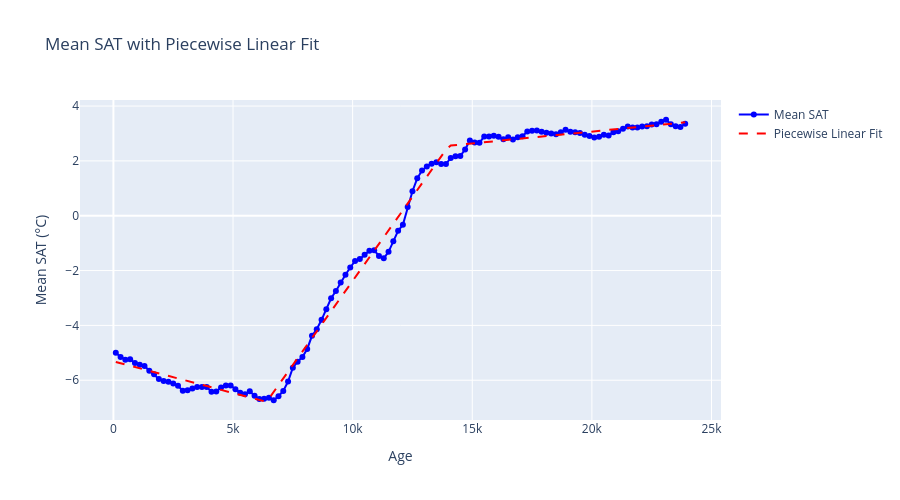

This figure's notebook cell:
### Markdown cell above
# Fit the data using lines

### Code cell
import numpy as np
import xarray as xr
import pandas as pd
import plotly.graph_objects as go
from scipy.optimize import curve_fit

# Read the data
ds_sat = xr.open_dataset('LGMR_data/ds_sat_flipped.nc')
# Calculate the spatial mean of SAT across latitude and longitude
sat_mean = ds_sat['sat'].mean(dim=['lat', 'lon']).values
age = ds_sat['age'].values

# Define the piecewise linear function with two break points.
# We reparameterize the second breakpoint as x_break2 = x_break1 + delta, ensuring delta > 0.
def piecewise_linear(x, b, m1, m2, m3, x_break1, delta):
    x_break2 = x_break1 + delta
    return np.piecewise(x,
                        [x < x_break1,
                         (x >= x_break1) & (x < x_break2),
                         x >= x_break2],
                        [lambda x: m1 * x + b,
                         lambda x: m2 * x + (m1 * x_break1 + b - m2 * x_break1),
                         lambda x: m3 * x + (m2 * delta + m1 * x_break1 + b - m3 * (x_break1 + delta))])

# Provide initial guesses for the parameters.
# b: intercept for the first segment, m1: slope of first segment, m2: slope of second, m3: slope of third.
# x_break1 is initially set to roughly one-third of the age range, and x_break2 (via delta) is set to roughly two-thirds.
b0 = sat_mean[0]
m1_0 = (sat_mean[1] - sat_mean[0]) / (age[1] - age[0])
m3_0 = (sat_mean[-1] - sat_mean[-2]) / (age[-1] - age[-2])
m2_0 = (m1_0 + m3_0) / 2
x_break1_0 = age[len(age) // 3]
x_break2_0 = age[2 * len(age) // 3]
delta0 = x_break2_0 - x_break1_0

initial_guess = [b0, m1_0, m2_0, m3_0, x_break1_0, delta0]

# Set bounds.
# We require delta > 0 and x_break1 within the age range.
bounds_lower = [-np.inf, -np.inf, -np.inf, -np.inf, age[0], 1e-6]
bounds_upper = [np.inf, np.inf, np.inf, np.inf, age[-1], age[-1] - age[0]]

# Fit the piecewise linear model to the data.
params, _ = curve_fit(piecewise_linear, age, sat_mean, p0=initial_guess, bounds=(bounds_lower, bounds_upper))

# Generate fitted values using the obtained parameters.
sat_fit_piecewise = piecewise_linear(age, *params)

# Plot the original mean SAT and the piecewise linear fit using Plotly.
fig = go.Figure()

fig.add_trace(go.Scatter(x=age, y=sat_mean,
                         mode='lines+markers',
                         name='Mean SAT',
                         line=dict(color='blue')))

fig.add_trace(go.Scatter(x=age, y=sat_fit_piecewise,
                         mode='lines',
                         name='Piecewise Linear Fit',
                         line=dict(color='red', dash='dash')))

fig.update_layout(
    title='Mean SAT with Piecewise Linear Fit',
    xaxis_title='Age',
    yaxis_title='Mean SAT (°C)',
    width=900,
    height=500
)

fig.show()

# Combine the fitted values into a DataFrame if needed.
df_fit = pd.DataFrame({'age': age, 'sat_fit': sat_fit_piecewise})

### Figure 1 — Plotly figure (JSON) as saved in the notebook; plotly's stock layout.template omitted (floating-point values rounded to 4 significant figures)
{"data": [{"line": {"color": "blue"}, "mode": "lines+markers", "name": "Mean SAT", "type": "scatter", "x": [100, 300, 500, 700, 900, 1100, 1300, 1500, 1700, 1900, 2100, 2300, 2500, 2700, 2900, 3100, 3300, 3500, 3700, 3900, 4100, 4300, 4500, 4700, 4900, 5100, 5300, 5500, 5700, 5900, 6100, 6300, 6500, 6700, 6900, 7100, 7300, 7500, 7700, 7900, 8100, 8300, 8500, 8700, 8900, 9100, 9300, 9500, 9700, 9900, 10100, 10300, 10500, 10700, 10900, 11100, 11300, 11500, 11700, 11900, 12100, 12300, 12500, 12700, 12900, 13100, 13300, 13500, 13700, 13900, 14100, 14300, 14500, 14700, 14900, 15100, 15300, 15500, 15700, 15900, 16100, 16300, 16500, 16700, 16900, 17100, 17300, 17500, 17700, 17900, 18100, 18300, 18500, 18700, 18900, 19100, 19300, 19500, 19700, 19900, 20100, 20300, 20500, 20700, 20900, 21100, 21300, 21500, 21700, 21900, 22100, 22300, 22500, 22700, 22900, 23100, 23300, 23500, 23700, 23900], "y": [-4.998, -5.148, -5.252, -5.232, -5.375, -5.437, -5.481, -5.652, -5.786, -5.952, -6.03, -6.059, -6.12, -6.202, -6.385, -6.369, -6.306, -6.244, -6.243, -6.25, -6.417, -6.415, -6.265, -6.193, -6.189, -6.324, -6.456, -6.515, -6.399, -6.565, -6.682, -6.677, -6.641, -6.73, -6.583, -6.392, -6.046, -5.545, -5.322, -5.154, -4.859, -4.381, -4.143, -3.796, -3.411, -3.012, -2.746, -2.438, -2.155, -1.889, -1.651, -1.581, -1.421, -1.279, -1.261, -1.465, -1.555, -1.316, -0.9335, -0.549, -0.3338, 0.316, 0.8933, 1.363, 1.653, 1.795, 1.896, 1.953, 1.883, 1.887, 2.107, 2.173, 2.179, 2.417, 2.741, 2.675, 2.666, 2.888, 2.894, 2.912, 2.877, 2.787, 2.859, 2.778, 2.867, 2.9, 3.069, 3.101, 3.107, 3.062, 3.029, 2.997, 2.968, 3.046, 3.132, 3.067, 3.048, 3.018, 2.954, 2.905, 2.857, 2.876, 2.949, 2.925, 3.045, 3.077, 3.17, 3.257, 3.218, 3.214, 3.252, 3.267, 3.331, 3.34, 3.429, 3.5, 3.335, 3.26, 3.235, 3.356]}, {"line": {"color": "red", "dash": "dash"}, "mode": "lines", "name": "Piecewise Linear Fit", "type": "scatter", "x": [100, 300, 500, 700, 900, 1100, 1300, 1500, 1700, 1900, 2100, 2300, 2500, 2700, 2900, 3100, 3300, 3500, 3700, 3900, 4100, 4300, 4500, 4700, 4900, 5100, 5300, 5500, 5700, 5900, 6100, 6300, 6500, 6700, 6900, 7100, 7300, 7500, 7700, 7900, 8100, 8300, 8500, 8700, 8900, 9100, 9300, 9500, 9700, 9900, 10100, 10300, 10500, 10700, 10900, 11100, 11300, 11500, 11700, 11900, 12100, 12300, 12500, 12700, 12900, 13100, 13300, 13500, 13700, 13900, 14100, 14300, 14500, 14700, 14900, 15100, 15300, 15500, 15700, 15900, 16100, 16300, 16500, 16700, 16900, 17100, 17300, 17500, 17700, 17900, 18100, 18300, 18500, 18700, 18900, 19100, 19300, 19500, 19700, 19900, 20100, 20300, 20500, 20700, 20900, 21100, 21300, 21500, 21700, 21900, 22100, 22300, 22500, 22700, 22900, 23100, 23300, 23500, 23700, 23900], "y": [-5.334, -5.38, -5.427, -5.473, -5.519, -5.565, -5.611, -5.658, -5.704, -5.75, -5.796, -5.843, -5.889, -5.935, -5.981, -6.027, -6.074, -6.12, -6.166, -6.212, -6.259, -6.305, -6.351, -6.397, -6.444, -6.49, -6.536, -6.582, -6.628, -6.675, -6.721, -6.767, -6.669, -6.424, -6.178, -5.933, -5.688, -5.442, -5.197, -4.952, -4.706, -4.461, -4.216, -3.97, -3.725, -3.48, -3.234, -2.989, -2.744, -2.498, -2.253, -2.008, -1.762, -1.517, -1.272, -1.026, -0.781, -0.5357, -0.2903, -0.04502, 0.2003, 0.4456, 0.691, 0.9363, 1.182, 1.427, 1.672, 1.918, 2.163, 2.408, 2.559, 2.577, 2.594, 2.611, 2.628, 2.646, 2.663, 2.68, 2.697, 2.715, 2.732, 2.749, 2.767, 2.784, 2.801, 2.818, 2.836, 2.853, 2.87, 2.887, 2.905, 2.922, 2.939, 2.956, 2.974, 2.991, 3.008, 3.025, 3.043, 3.06, 3.077, 3.094, 3.112, 3.129, 3.146, 3.164, 3.181, 3.198, 3.215, 3.233, 3.25, 3.267, 3.284, 3.302, 3.319, 3.336, 3.353, 3.371, 3.388, 3.405]}], "layout": {"height": 500, "title": {"text": "Mean SAT with Piecewise Linear Fit"}, "width": 900, "xaxis": {"title": {"text": "Age"}}, "yaxis": {"title": {"text": "Mean SAT (°C)"}}}}
